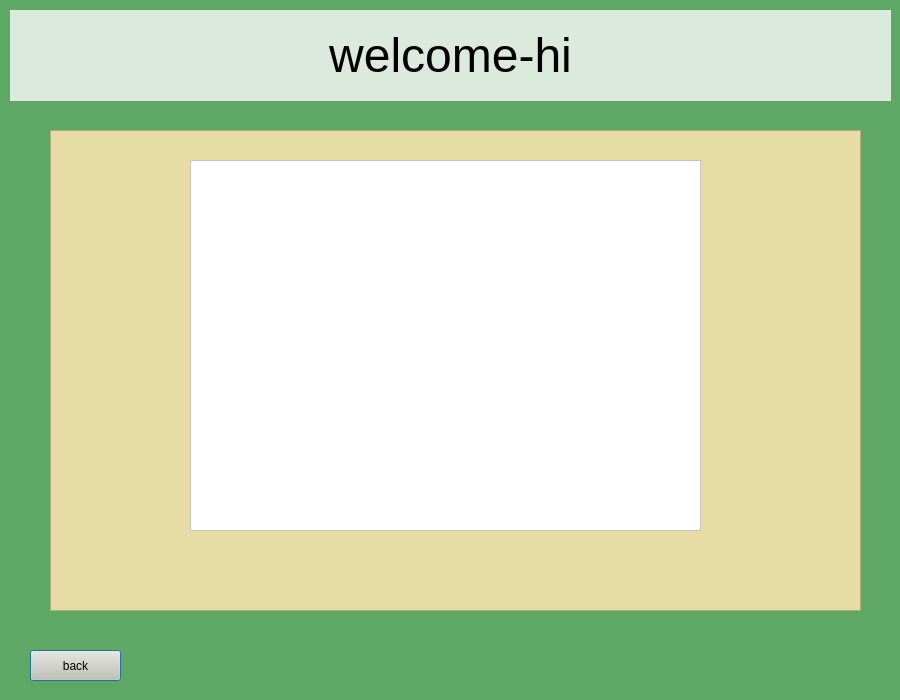
<?xml version="1.0" encoding="UTF-8"?>
<ui version="4.0">
 <class>Dialog</class>
 <widget class="QDialog" name="Dialog">
  <property name="geometry">
   <rect>
    <x>0</x>
    <y>0</y>
    <width>900</width>
    <height>700</height>
   </rect>
  </property>
  <property name="windowTitle">
   <string>Dialog</string>
  </property>
  <property name="styleSheet">
   <string notr="true">background-color: rgb(93, 168, 100);</string>
  </property>
  <widget class="QPushButton" name="button_back">
   <property name="geometry">
    <rect>
     <x>30</x>
     <y>650</y>
     <width>91</width>
     <height>31</height>
    </rect>
   </property>
   <property name="styleSheet">
    <string notr="true">background-color: rgb(209, 197, 178);</string>
   </property>
   <property name="text">
    <string>back</string>
   </property>
  </widget>
  <widget class="QLabel" name="label_welcome">
   <property name="geometry">
    <rect>
     <x>10</x>
     <y>10</y>
     <width>881</width>
     <height>91</height>
    </rect>
   </property>
   <property name="styleSheet">
    <string notr="true">font: 8pt &quot;MV Boli&quot;;
background-color: rgb(220, 234, 221);
border-color: rgb(255, 169, 21);
border-color: qlineargradient(spread:pad, x1:0, y1:0, x2:1, y2:0, stop:0 rgba(255, 178, 102, 255), stop:0.55 rgba(235, 148, 61, 255), stop:0.98 rgba(0, 0, 0, 255), stop:1 rgba(0, 0, 0, 0));
</string>
   </property>
   <property name="text">
    <string>&lt;html&gt;&lt;head/&gt;&lt;body&gt;&lt;p align=&quot;center&quot;&gt;&lt;span style=&quot; font-size:36pt;&quot;&gt;welcome-hi&lt;/span&gt;&lt;/p&gt;&lt;/body&gt;&lt;/html&gt;</string>
   </property>
  </widget>
  <widget class="QFrame" name="frame_2">
   <property name="geometry">
    <rect>
     <x>50</x>
     <y>130</y>
     <width>811</width>
     <height>481</height>
    </rect>
   </property>
   <property name="styleSheet">
    <string notr="true">background-color: rgb(230, 220, 164);</string>
   </property>
   <property name="frameShape">
    <enum>QFrame::StyledPanel</enum>
   </property>
   <property name="frameShadow">
    <enum>QFrame::Raised</enum>
   </property>
   <widget class="QLabel" name="label_error">
    <property name="geometry">
     <rect>
      <x>50</x>
      <y>300</y>
      <width>511</width>
      <height>20</height>
     </rect>
    </property>
    <property name="styleSheet">
     <string notr="true">font: 8pt &quot;MS Reference Sans Serif&quot;;</string>
    </property>
    <property name="text">
     <string>&lt;html&gt;&lt;head/&gt;&lt;body&gt;&lt;p&gt;&lt;br/&gt;&lt;/p&gt;&lt;/body&gt;&lt;/html&gt;</string>
    </property>
   </widget>
   <widget class="QScrollArea" name="scrollArea">
    <property name="geometry">
     <rect>
      <x>140</x>
      <y>30</y>
      <width>511</width>
      <height>371</height>
     </rect>
    </property>
    <property name="styleSheet">
     <string notr="true">background-color: rgb(255, 255, 255);</string>
    </property>
    <property name="widgetResizable">
     <bool>true</bool>
    </property>
    <widget class="QWidget" name="scrollAreaWidgetContents">
     <property name="geometry">
      <rect>
       <x>0</x>
       <y>0</y>
       <width>509</width>
       <height>369</height>
      </rect>
     </property>
    </widget>
   </widget>
  </widget>
 </widget>
 <resources/>
 <connections/>
</ui>
